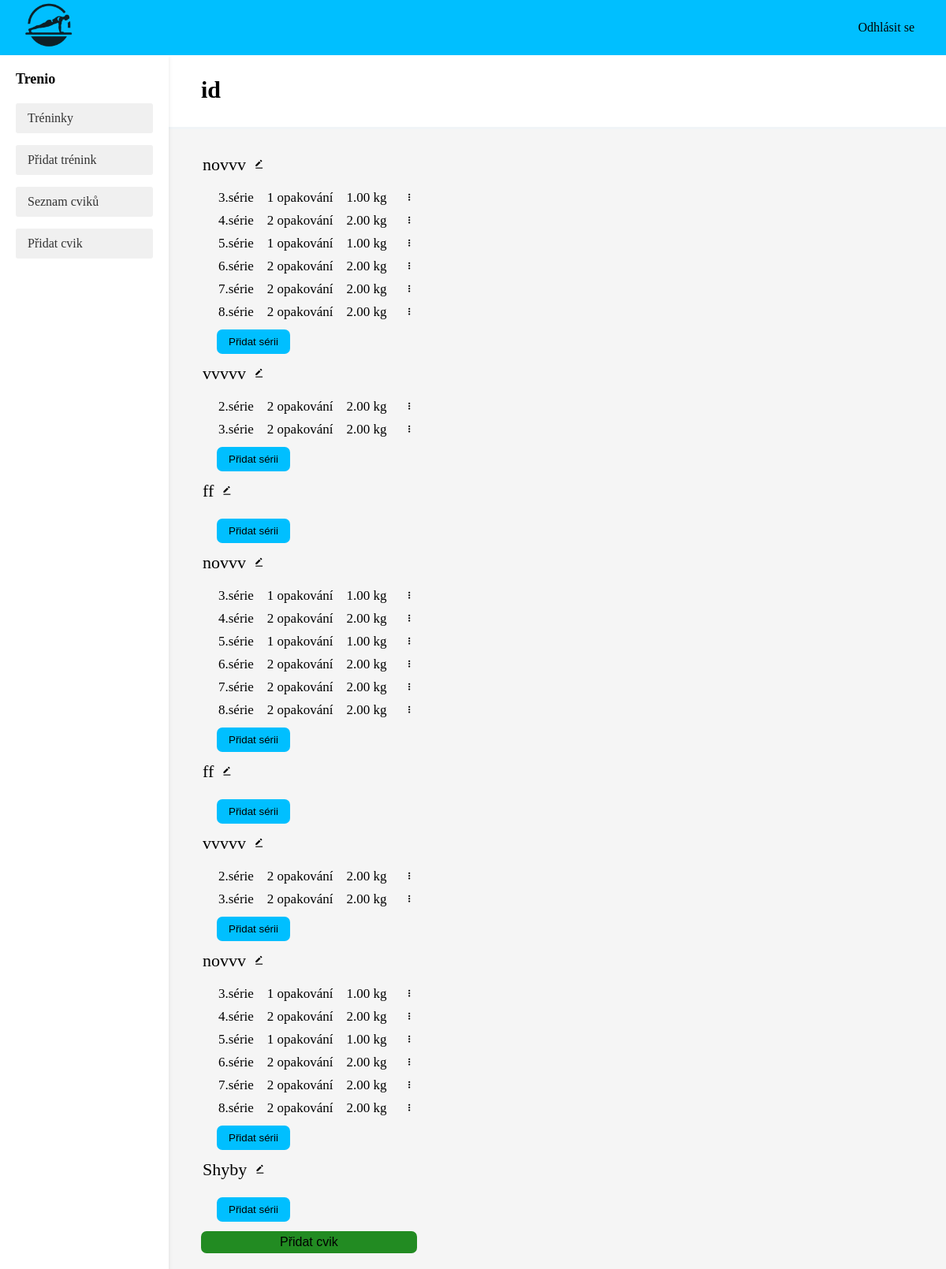
The app's page /admin/one_workout.php?id=19 (signed in) with its own data.
### tables this page shows
CREATE TABLE `workouts` (
  `workout_id` int(11) NOT NULL,
  `name` varchar(255) NOT NULL,
  `description` varchar(255) NOT NULL,
  `users_id` int(11) DEFAULT NULL
);

CREATE TABLE `exercises` (
  `exercise_id` int(11) NOT NULL,
  `name` varchar(50) NOT NULL,
  `description` varchar(255) NOT NULL,
  `image` varchar(255) DEFAULT NULL,
  `users_id` int(11) DEFAULT NULL
);

CREATE TABLE `series` (
  `series_id` int(11) NOT NULL,
  `repetitions` int(11) DEFAULT NULL,
  `weight` decimal(10,2) DEFAULT NULL,
  `timer` tinyint(1) DEFAULT NULL,
  `workout_exercise_id` int(11) DEFAULT NULL,
  `set_number` int(11) NOT NULL
);

### classes/Workout.php (called while the page is built, shortened)
<?php
class Workout{
    public static function getWorkoutById($connection, $workout_id){
        $sql = "select * from workouts where workout_id = :workout_id";
        $statement = $connection->prepare($sql);
        $statement->bindValue(":workout_id", $workout_id, PDO::PARAM_INT);
        try {
            if ($statement->execute()) {
                return $statement->fetch();
            } else {
                throw new Exception("Chyba při získávání tréninku");
            }
        } catch(Exception $e){
            error_log("Chyba při získávání tréninku getWorkoutById\n", 3, "../errors/error.log");
            echo "Typ chyby: " . $e->getMessage();
        }
    }
    public static function getExerciseByWorkoutId($connection, $workout_id){
        $sql = "SELECT e.*
                FROM exercises e
                INNER JOIN workout_exercise we ON e.exercise_id = we.exercise_id
                WHERE we.workout_id = :workout_id";
        $statement = $connection->prepare($sql);
        $statement->bindValue(":workout_id", $workout_id, PDO::PARAM_INT);
        try {
            if ($statement->execute()) {
                return $statement->fetchAll();
            } else {
                throw new Exception("Chyba při získávání cviků");
            }
        } catch(Exception $e){
            error_log("Chyba při získávání cviků getExerciseByWorkoutId\n", 3, "../errors/error.log");
            echo "Typ chyby: " . $e->getMessage();
        }
    }
}

### classes/Exercise.php (called while the page is built, shortened)
<?php
class Exercise {
    public static function getExerciseUseridWithoutUserid($connection, $logged_in_user_id){
        $sql = "SELECT * FROM exercises WHERE users_id IS NULL OR users_id = :logged_in_user_id";
        $statement = $connection->prepare($sql);
        $statement->bindValue(':logged_in_user_id', $logged_in_user_id, PDO::PARAM_INT);
        try {
            if($statement->execute()) {
                return $statement->fetchAll();
            } else {
                throw new Exception("Chyba při získávání cviku");
            }
        } catch (Exception $e) {
            error_log("Chyba při získávání cviku getExerciseUseridWithoutUserid\n", 3, "../errors/error.log");
            echo "Typ chyby: " . $e->getMessage();
        }
    }
}

### classes/Series.php (called while the page is built, shortened)
<?php
class Series
{
    public static function seriesByExercise ($connection, $exercise_id, $workout_id)
    {
        $sql = "SELECT s.*
        FROM series s
        JOIN workout_exercise we ON s.workout_exercise_id = we.workout_exercise_id
        JOIN exercises e ON we.exercise_id = e.exercise_id
        WHERE e.exercise_id = :exercise_id AND we.workout_id = :workout_id";
        $statement = $connection->prepare($sql);
        $statement->bindParam(':exercise_id', $exercise_id, PDO::PARAM_INT);
        $statement->bindParam(':workout_id', $workout_id, PDO::PARAM_INT);
        try {
            if ($statement->execute()) {
                return $statement->fetchAll();
            } else {
                throw new Exception("Chyba při získávání sérií");
            }
        } catch (Exception $e) {
            error_log("Chyba při získávání sérií\n", 3, "../errors/error.log");
            echo "Typ chyby: " . $e->getMessage();
        }
    }
}

### admin/one_workout.php (the view, shortened to what this page needs)
<?php
require "../classes/database.php";
require "../classes/workout.php";
require "../classes/exercise.php";
require "../classes/Series.php";
$database = new Database();
$connection = $database->connectionDatabase();
if ( isset($_GET["id"]) and is_numeric($_GET["id"]) ) {
    $workout = Workout::getWorkoutById($connection, $_GET["id"]);
} else {
    $workout = null;
}
$users_id = $_SESSION['logged_in_user_id'];
$exercises = Exercise::getExerciseUseridWithoutUserid($connection, $users_id);
$exerciseByWorkout = Workout::getExerciseByWorkoutId($connection, $workout['workout_id']);
?>
<!DOCTYPE html>
<html lang="en">
<head>
    <link rel="stylesheet" href="../css/general.css">
    <link rel="stylesheet" href="../css/header.css">
    <link rel="stylesheet" href="../css/one_workout.css">
    <link href='https://unpkg.com/boxicons@2.1.4/css/boxicons.min.css' rel='stylesheet'>
<body>
<?php require '../assets/admin_header.php'; ?>
<main>
    <section class="main-heading">
        <h1><?php echo htmlspecialchars($workout['name']); ?></h1>
    </section>
    <section>
        <ul  >
            <?php foreach ($exerciseByWorkout as $getExercise): ?>
            <ul class="exercise-list">
                <li>
                    <div class="Exercise-name">
                        <?php echo $getExercise['name']; ?>
                    </div>
                    <div class="name-options-dropdown">
                        <button class="name-options-btn">
                            <i class='bx bxs-edit-alt'></i>
                        </button>
                    </div>
                </li>
            </ul>
                <?php $seriesByExercise = Series::seriesByExercise($connection, $getExercise['exercise_id'],$workout['workout_id'] ); ?>
                    <ul class="series-list">
                        <?php foreach ($seriesByExercise as $series): ?>
                            <li>
                                <span><?php echo $series['set_number']; ?>.série&nbsp;&nbsp;&nbsp; <?php echo $series['repetitions']; ?> opakování&nbsp;&nbsp;&nbsp; <?php echo $series['weight']; ?> kg </span>
                            <div class="options-dropdown">
                                <button class="options-btn">
                                    <i class='bx bx-dots-vertical-rounded'></i>
                                </button>
                            </div>
                        </li>
                        <?php endforeach; ?>
                    </ul>
                <button
                        class="addSeriesBtn" data-exercise-id="<?php echo $getExercise['exercise_id']; ?>"
                        data-workout-id="<?php echo $workout['workout_id']; ?>">Přidat sérii
                </button>
            <?php endforeach; ?>
        </ul>
        <button id="openModalBtn2">Přidat cvik</button>
    </section>
</main>
</body>
</html>

### css/general.css (style rules this page uses)
* { padding: 0; margin: 0; box-sizing: border-box; }

### css/one_workout.css (style rules this page uses)
main { min-height: 100vh; background: #f5f5f5; }
.main-heading { display: flex; align-items: center; background: white; margin-bottom: 20px; border-bottom:3px solid #f0f4f7 ; padding-top: 67px; padding-left: 230px; }
.main-heading h1 { text-align: left; margin-left: 25px; padding-bottom: 30px; padding-top: 30px; color: rgb(0, 0, 0); font-size: 30px; }
.Exercise-name { font-size: 22px; margin-bottom: 10px; margin-top: 10px; }
section { padding-left: 255px; }
ul { list-style: none; }
ul .series-list { padding-left: 20px; }
span { font-size: 17px; margin-right: 10px; }
.name-options-btn { background-color: transparent; border: none; outline: none; cursor: pointer; margin-left: 10px; }
.options-dropdown { display: inline-block; margin-left: 12px; }
.options-btn { background-color: transparent; border: none; outline: none; cursor: pointer; }
ul ul li { margin-bottom: 5px; display: flex; align-items: center; padding: 2px; }
.addSeriesBtn { background: deepskyblue; color: black; border: none; border-radius: 7px; padding: 8px 15px; cursor: pointer; margin-top: 5px; margin-left: 20px; }
#openModalBtn2 { background: forestgreen; color: black; border: none; font-size: 16px; border-radius: 7px; padding: 5px 100px; cursor: pointer; margin-top: 12px; margin-bottom: 20px; }

### records on screen
workouts: name "id"
exercises: name "novvv"
series: set_number "3", repetitions "1", weight "1.00"
series: set_number "4", repetitions "2", weight "2.00"
series: set_number "5", repetitions "1", weight "1.00"
series: set_number "6", repetitions "2", weight "2.00"
series: set_number "7", repetitions "2", weight "2.00"
series: set_number "8", repetitions "2", weight "2.00"
exercises: name "vvvvv"
series: set_number "2", repetitions "2", weight "2.00"
series: set_number "3", repetitions "2", weight "2.00"
exercises: name "ff"
exercises: name "Shyby"
